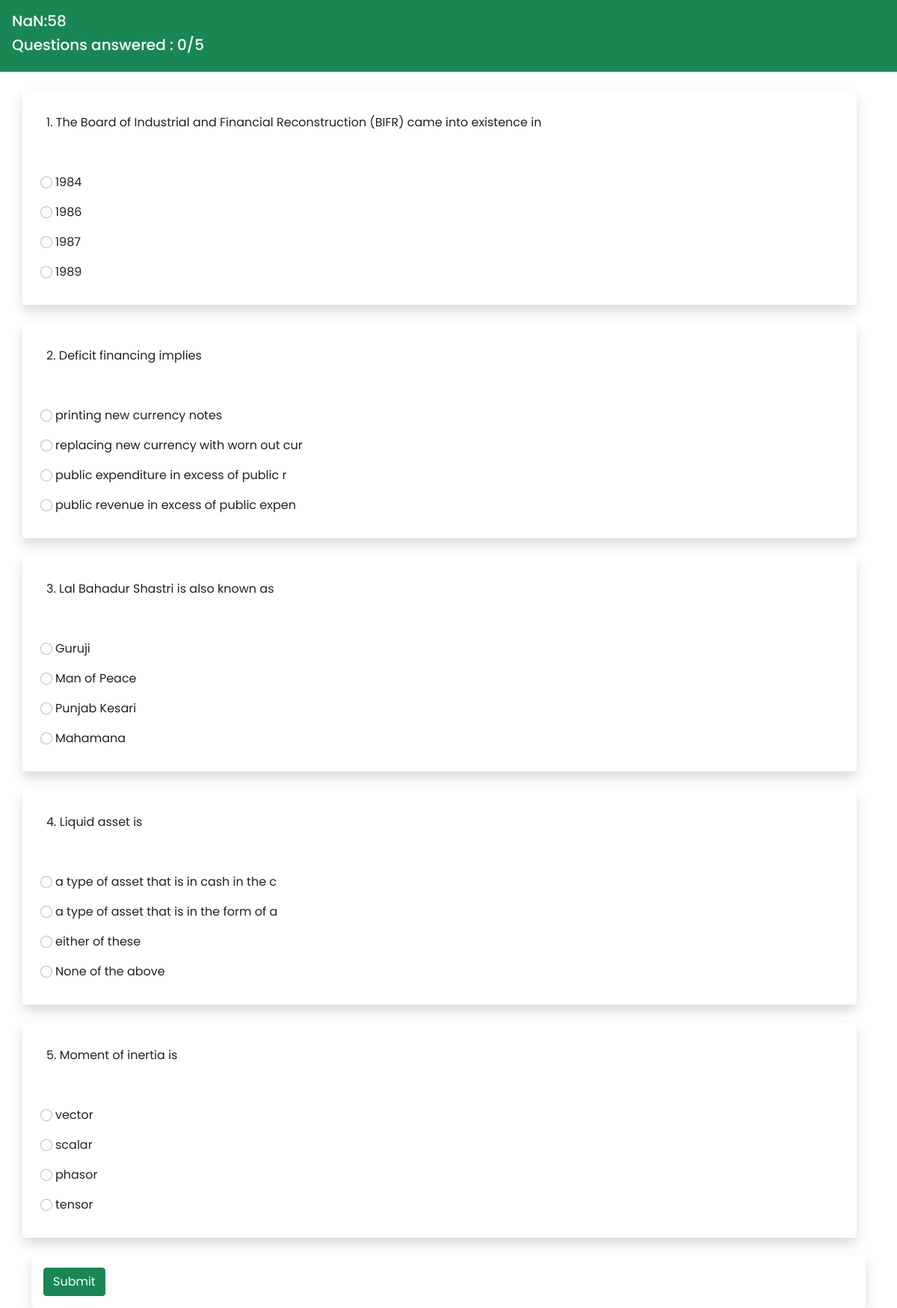
The app's page /public/php/TestTaking.php?code=XL5mqrU4 (signed in) with its own data.
### tables this page shows
CREATE TABLE `tblquestions` (
  `ID` int(11) NOT NULL,
  `TestCode` varchar(10) DEFAULT NULL,
  `question` char(100) DEFAULT NULL,
  `option1` varchar(40) NOT NULL,
  `option2` varchar(40) NOT NULL,
  `option3` varchar(40) NOT NULL,
  `option4` varchar(40) NOT NULL,
  `correctedOption` char(50) DEFAULT NULL,
  `score` int(11) DEFAULT NULL
);

### server/database.php (called while the page is built, shortened)
<?php
function ConnectToDatabase($dbname)
{
    $servername = 'localhost';
    $username = 'root';
    $conn = new mysqli($servername, $username, '', $dbname);
    return $conn;
}
function getQuestion($code)
{
    $conn = ConnectToDatabase('examdb');
    $query = 'select * from tblquestions where testcode = \'' . $code . '\'';
    $result = $conn->query($query);
    if (!empty($result) && $result->num_rows > 0) {
        $query_result = array();
        while ($row = $result->fetch_assoc()) {
            array_push($query_result, $row);
        };
        return $query_result;
    } else return null;
}

### public/php/TestTaking.php (the view, shortened to what this page needs)
<?php
include("../../server/database.php");
$testCode = $_GET['code'];
$questions = getQuestion($testCode);
$test = getTestCode($testCode);
?>
<!DOCTYPE html>
<html lang="en">
<head>
</head>
<body>
    <div class="col-md-12 bg-success p-3" style="position: fixed; top : 0; color:white;">
        <h5 id='timer'><?php echo $test['testDuration']; ?></h5>
        <h5 id='answered'><?php echo count($questions) ?></h5>
    </div>
    <br>
    <br>
    <br>
    <br>
    <br>
    <div class="container justify-content-center" id='container'>
        <?php
        echo "<form action='../../server/GradeTest.php?code=" . $testCode . "' method='post' id='test-form'>";
        $num = 1;
        foreach ($questions as $question) {
            echo "<div class = 'col-md-12 shadow rounded p-3 mb-4 row'>";
            echo "<div class = 'col-md-12'>";
            echo "<p>" . $num . ". " . $question['question'] . "</p><br>";
            echo "</div>";
            echo "<p class='ml-3'><input type = 'radio' class='form-check-input' id = 'choosedoption' value = 'a' name = 'choosedoption" . $num . "'> " . $question['option1'] . " </p>";
            echo "<p class='ml-3'><input type = 'radio' class='form-check-input' id = 'choosedoption' value = 'b' name = 'choosedoption" . $num . "'> " . $question['option2'] . " </p>";
            echo "<p class='ml-3'><input type = 'radio' class='form-check-input' id = 'choosedoption' value = 'c' name = 'choosedoption" . $num . "'> " . $question['option3'] . " </p>";
            echo "<p class='ml-3'><input type = 'radio' class='form-check-input' id = 'choosedoption' value = 'd' name = 'choosedoption" . $num . "'> " . $question['option4'] . " </p>";
            echo "</div>";
            $num++;
        }
        echo "<div class='col-md-12 shadow rounded p-3'>";
        echo "<button type='submit' class='btn btn-success'>Submit</button>";
        echo "</div>";
        echo "</form>";
        ?>
    </div>
</body>
</html>

### public/css/style.css (style rules this page uses)
html, body { height: 100%; width: 100%; font-family: 'Poppins', sans-serif; color: #222; }
[class*="col-"] { padding: 1rem; }

### records on screen
tblquestions: question "The Board of Industrial and Financial Reconstruction (BIFR) came into existence in", option1 "1984", option2 "1986", option3 "1987", option4 "1989"
tblquestions: question "Deficit financing implies", option1 "printing new currency notes", option2 "replacing new currency with worn out cur", option3 "public expenditure in excess of public r", option4 "public revenue in excess of public expen"
tblquestions: question "Lal Bahadur Shastri is also known as", option1 "Guruji", option2 "Man of Peace", option3 "Punjab Kesari", option4 "Mahamana"
tblquestions: question "Liquid asset is", option1 "a type of asset that is in cash in the c", option2 "a type of asset that is in the form of a", option3 "either of these", option4 "None of the above"
tblquestions: question "Moment of inertia is", option1 "vector", option2 "scalar", option3 "phasor", option4 "tensor"

### other values on screen
count($questions) "5"
